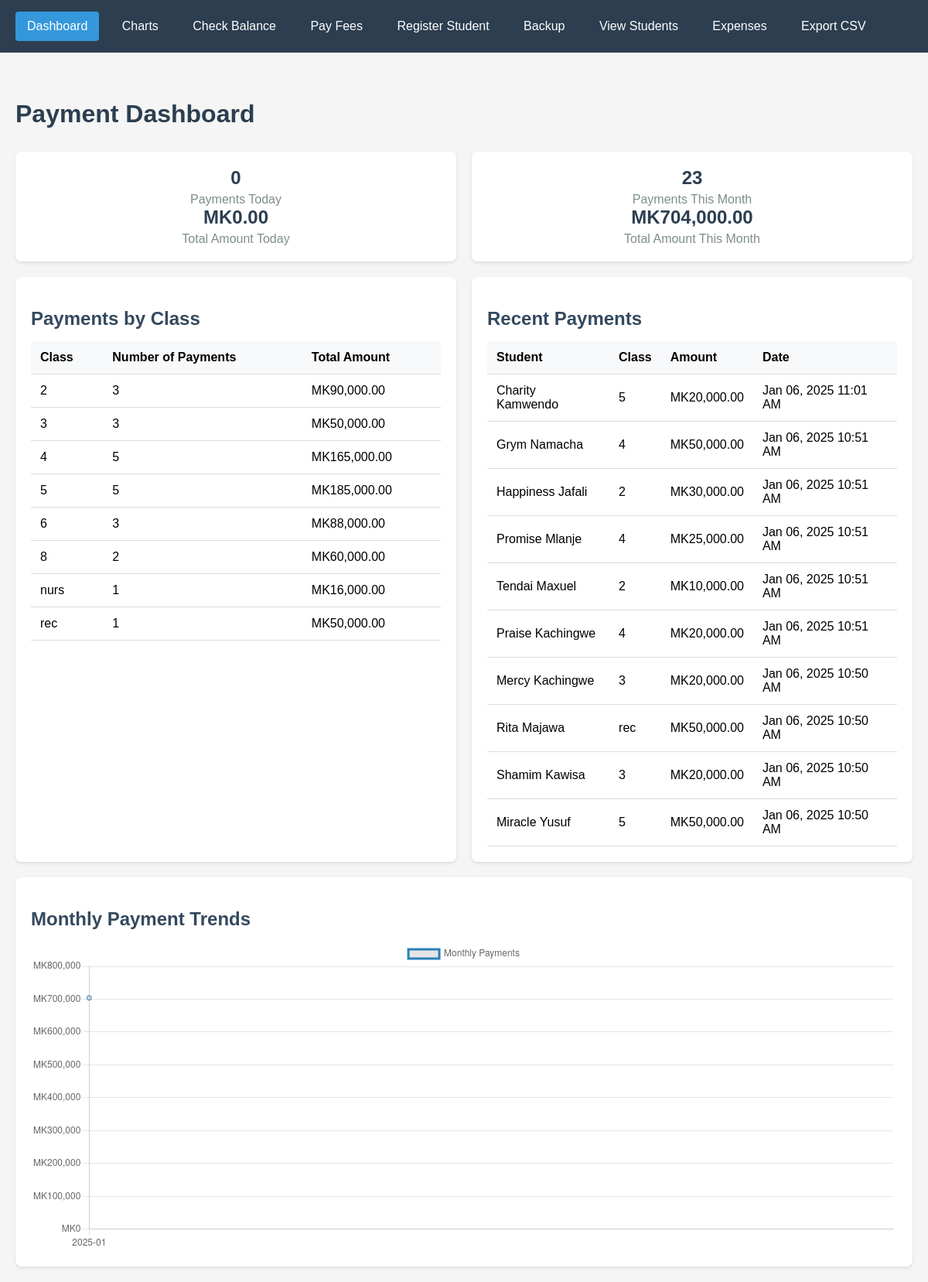
The page / on the database its author committed.
### tables this page shows
CREATE TABLE `payments` (
  `payment_id` int(11) NOT NULL AUTO_INCREMENT,
  `student_id` int(10) unsigned DEFAULT NULL,
  `amount_paid` decimal(10,2) NOT NULL,
  `payment_date` timestamp NOT NULL DEFAULT current_timestamp(),
  PRIMARY KEY (`payment_id`),
  KEY `payments_ibfk_1` (`student_id`)
);

CREATE TABLE `students` (
  `student_id` int(10) NOT NULL AUTO_INCREMENT,
  `name` varchar(100) NOT NULL,
  `class` varchar(20) NOT NULL,
  `date_of_birth` date NOT NULL,
  `gender` enum('Male','Female','Other') NOT NULL,
  `parent_phone` varchar(15) NOT NULL,
  `created_at` timestamp NOT NULL DEFAULT current_timestamp(),
  PRIMARY KEY (`student_id`)
);

### index.php (the view, shortened to what this page needs)
<?php
include 'db.php';
require_once 'navigation.php';
$today_query = "SELECT COUNT(*) as count, COALESCE(SUM(amount_paid), 0) as total
                FROM payments
                WHERE DATE(payment_date) = CURDATE()";
$today_result = $conn->query($today_query);
$today_stats = $today_result->fetch_assoc();
$month_query = "SELECT COUNT(*) as count, COALESCE(SUM(amount_paid), 0) as total
                FROM payments
                WHERE MONTH(payment_date) = MONTH(CURDATE())
                AND YEAR(payment_date) = YEAR(CURDATE())";
$month_result = $conn->query($month_query);
$month_stats = $month_result->fetch_assoc();
$class_query = "SELECT s.class, COUNT(*) as payment_count, COALESCE(SUM(p.amount_paid), 0) as total_amount
                FROM payments p
                JOIN students s ON p.student_id = s.student_id
                GROUP BY s.class
                ORDER BY s.class";
$class_result = $conn->query($class_query);
$recent_query = "SELECT s.name, s.class, p.amount_paid, p.payment_date
                FROM payments p
                JOIN students s ON p.student_id = s.student_id
                ORDER BY p.payment_date DESC
                LIMIT 10";
$recent_result = $conn->query($recent_query);
$monthly_totals_query = "SELECT
                            DATE_FORMAT(payment_date, '%Y-%m') as month,
                            COALESCE(SUM(amount_paid), 0) as total
                        FROM payments
                        WHERE payment_date >= DATE_SUB(CURDATE(), INTERVAL 6 MONTH)
                        GROUP BY DATE_FORMAT(payment_date, '%Y-%m')
                        ORDER BY month";
$monthly_totals_result = $conn->query($monthly_totals_query);
$monthly_data = [];
while ($row = $monthly_totals_result->fetch_assoc()) {
    $monthly_data[] = $row;
}
?>
<!DOCTYPE html>
<html>
<head>
</head>
<body>
    <div class="container">
        <h1>Payment Dashboard</h1>
        <div class="dashboard-grid">
            <div class="card stat-card">
                <div class="stat-value"><?= number_format($today_stats['count']) ?></div>
                <div class="stat-label">Payments Today</div>
                <div class="stat-value">MK<?= number_format($today_stats['total'], 2) ?></div>
                <div class="stat-label">Total Amount Today</div>
            </div>
            <div class="card stat-card">
                <div class="stat-value"><?= number_format($month_stats['count']) ?></div>
                <div class="stat-label">Payments This Month</div>
                <div class="stat-value">MK<?= number_format($month_stats['total'], 2) ?></div>
                <div class="stat-label">Total Amount This Month</div>
            </div>
        </div>
        <div class="dashboard-grid">
            <div class="card">
                <h2>Payments by Class</h2>
                <table>
                    <thead>
                        <tr>
                            <th>Class</th>
                            <th>Number of Payments</th>
                            <th>Total Amount</th>
                        </tr>
                    </thead>
                    <tbody>
                        <?php while ($row = $class_result->fetch_assoc()): ?>
                        <tr>
                            <td><?= htmlspecialchars($row['class']) ?></td>
                            <td><?= number_format($row['payment_count']) ?></td>
                            <td>MK<?= number_format($row['total_amount'], 2) ?></td>
                        </tr>
                        <?php endwhile; ?>
                    </tbody>
                </table>
            </div>
            <div class="card">
                <h2>Recent Payments</h2>
                <table>
                    <thead>
                        <tr>
                            <th>Student</th>
                            <th>Class</th>
                            <th>Amount</th>
                            <th>Date</th>
                        </tr>
                    </thead>
                    <tbody>
                        <?php while ($row = $recent_result->fetch_assoc()): ?>
                        <tr>
                            <td><?= htmlspecialchars($row['name']) ?></td>
                            <td><?= htmlspecialchars($row['class']) ?></td>
                            <td>MK<?= number_format($row['amount_paid'], 2) ?></td>
                            <td><?= date('M d, Y g:i A', strtotime($row['payment_date'])) ?></td>
                        </tr>
                        <?php endwhile; ?>
                    </tbody>
                </table>
            </div>
        </div>
        <div class="card">
            <h2>Monthly Payment Trends</h2>
            <div class="chart-container">
                <canvas id="monthlyChart"></canvas>
            </div>
        </div>
    </div>
    <script>
        // Monthly payments chart
        const ctx = document.getElementById('monthlyChart').getContext('2d');
        new Chart(ctx, {
            type: 'line',
            data: {
                labels: <?= json_encode(array_column($monthly_data, 'month')) ?>,
                datasets: [{
                    label: 'Monthly Payments',
                    data: <?= json_encode(array_column($monthly_data, 'total')) ?>,
                    borderColor: '#2980b9',
                    tension: 0.1,
                    fill: false
                }]
            },
            options: {
                responsive: true,
                maintainAspectRatio: false,
                scales: {
                    y: {
                        beginAtZero: true,
                        ticks: {
                            callback: function(value) {
                                return 'MK' + value.toLocaleString();
                            }
                        }
                    }
                },
                plugins: {
                    tooltip: {
                        callbacks: {
                            label: function(context) {
                                return 'MK' + context.raw.toLocaleString();
                            }
                        }
                    }
                }
            }
        });
    </script>
</body>
</html>

### index.php (style rules this page uses)
body { font-family: Arial, sans-serif; margin: 0; padding: 0; background-color: #f5f5f5; }
.container { padding: 20px; }
.dashboard-grid { display: grid; grid-template-columns: repeat(auto-fit, minmax(300px, 1fr)); gap: 20px; margin-bottom: 20px; }
.card { background: white; padding: 20px; border-radius: 8px; box-shadow: 0 2px 4px rgba(0,0,0,0.1); }
.stat-card { text-align: center; }
.stat-value { font-size: 24px; font-weight: bold; color: #2c3e50; }
.stat-label { color: #7f8c8d; margin-top: 5px; }
table { width: 100%; border-collapse: collapse; margin-top: 10px; }
th, td { padding: 12px; text-align: left; border-bottom: 1px solid #ddd; }
th { background-color: #f8f9fa; }
.chart-container { height: 400px; }
h1 { color: #2c3e50; margin-bottom: 30px; }
h2 { color: #34495e; margin-bottom: 15px; }

### rows shown on the page
payments: student.name "Charity Kamwendo", student.class "5", amount_paid "20,000.00", payment_date "Jan 06, 2025 11:01 AM"
payments: student.name "Grym Namacha", student.class "4", amount_paid "50,000.00", payment_date "Jan 06, 2025 10:51 AM"
payments: student.name "Happiness Jafali", student.class "2", amount_paid "30,000.00", payment_date "Jan 06, 2025 10:51 AM"
payments: student.name "Promise Mlanje", student.class "4", amount_paid "25,000.00", payment_date "Jan 06, 2025 10:51 AM"
payments: student.name "Tendai Maxuel", student.class "2", amount_paid "10,000.00", payment_date "Jan 06, 2025 10:51 AM"
payments: student.name "Praise Kachingwe", student.class "4", amount_paid "20,000.00", payment_date "Jan 06, 2025 10:51 AM"
payments: student.name "Mercy Kachingwe", student.class "3", amount_paid "20,000.00", payment_date "Jan 06, 2025 10:50 AM"
payments: student.name "Rita Majawa", student.class "rec", amount_paid "50,000.00", payment_date "Jan 06, 2025 10:50 AM"
payments: student.name "Shamim Kawisa", student.class "3", amount_paid "20,000.00", payment_date "Jan 06, 2025 10:50 AM"
payments: student.name "Miracle Yusuf", student.class "5", amount_paid "50,000.00", payment_date "Jan 06, 2025 10:50 AM"

### other values the page prints
$today_stats['count'] "0"
$today_stats['total'] "0.00"
$month_stats['count'] "23"
$month_stats['total'] "704,000.00"
$row['class'] "2"
$row['payment_count'] "3"
$row['total_amount'] "90,000.00"
$row['class'] "3"
$row['total_amount'] "50,000.00"
$row['class'] "4"
$row['payment_count'] "5"
$row['total_amount'] "165,000.00"
$row['class'] "5"
$row['total_amount'] "185,000.00"
$row['class'] "6"
